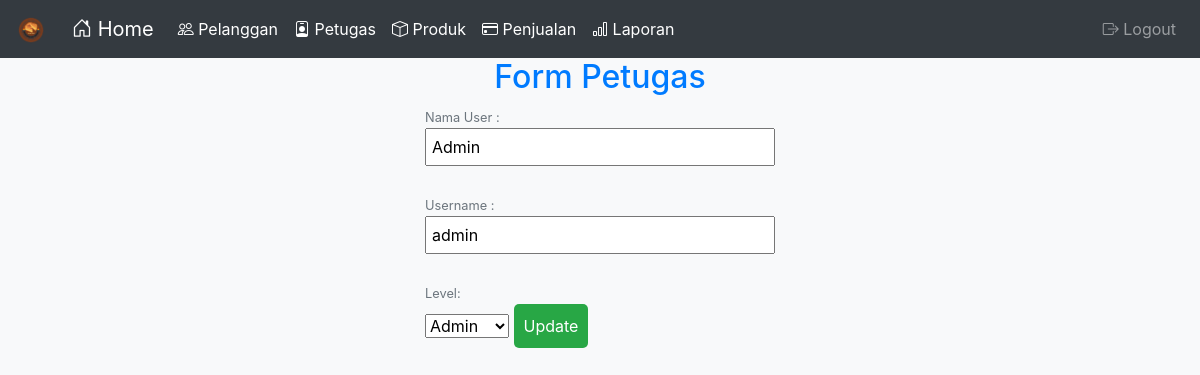
The app's page /user/edit.php?id=10 (signed in) with its own data.
### tables this page shows
CREATE TABLE `user` (
  `user_id` int(11) NOT NULL,
  `nama_user` varchar(255) DEFAULT NULL,
  `username` varchar(50) DEFAULT NULL,
  `password` varchar(50) DEFAULT NULL,
  `level` enum('admin','petugas','kasir') DEFAULT NULL
);

### user/edit.php (the view, shortened to what this page needs)
?><!DOCTYPE html>
<html>
    <head>
        <link rel="stylesheet" href="../style/navbar.css">
    <link rel="stylesheet" href="https://stackpath.bootstrapcdn.com/bootstrap/4.5.2/css/bootstrap.min.css">
    </head>
    <body>
   <?php
include "../navbar.php";
?>
        <?php
        include "../config.php";
        $id=$_GET['id'];
        $sql="select * from user where user_id='$id'";
        $result=mysqli_query($conn,$sql);
        $data=mysqli_fetch_array($result);
        ?>
        <h2 align="center">Form Petugas</h2>
        <form method="POST" action="update.php">
        <p>
            <small>Nama User :</small><br>
            <input type="text" name="nama_user" value="<?= $data['nama_user'] ?>">
        </p>
        <p>
            <small>Username :</small><br>
            <input type="text" name="username" value="<?= $data['username'] ?>">
        </p>
        <p>
        <small>Level:</small><br>
<select name="level" id="level">
    <option value='admin' <?= ($data["level"] == 'admin') ? 'selected' : '' ?>>Admin</option>
</select>
            <input type="submit" name="edit" value="Update">
        </p>
        </form>
    </body>
</html>

### style/navbar.css (style rules this page uses)
body { background-color: #f8f9fa; }

### user/edit.php (style rules this page uses)
h2 { color: #007bff; }
form { max-width: 350px; margin: 0 auto; }
small { color: #6c757d; }
input[type="text"], input[type="number"] { width: 100%; padding: 5px; margin-bottom: 10px; box-sizing: border-box; }
input[type="submit"], input[type="reset"] { background-color: #28a745; color: #fff; padding: 10px 10px; border: none; border-radius: 5px; cursor: pointer; }

### records on screen
user: nama_user "Admin", username "admin", level "Admin"
